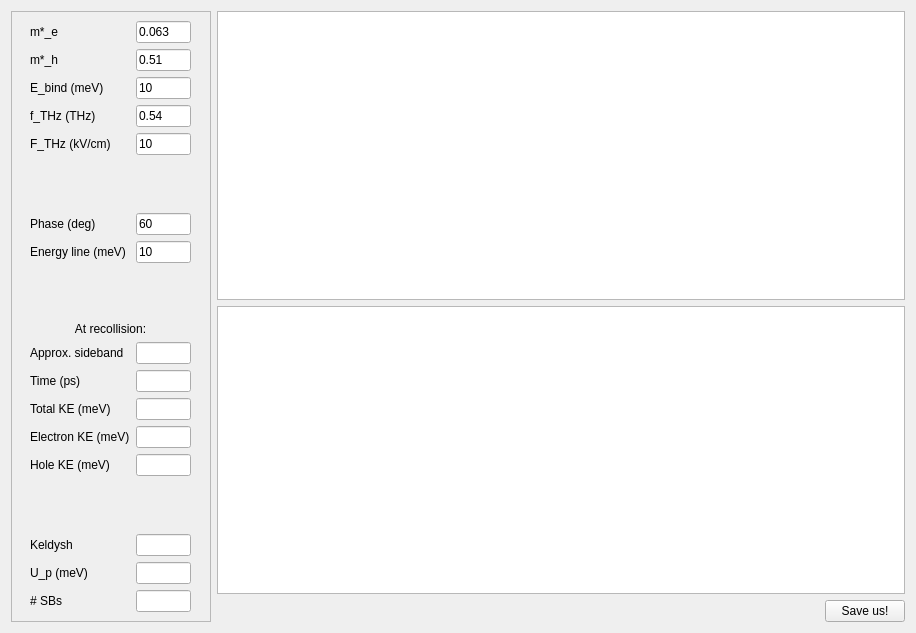
<?xml version="1.0" encoding="UTF-8"?>
<ui version="4.0">
 <class>Form</class>
 <widget class="QWidget" name="Form">
  <property name="geometry">
   <rect>
    <x>0</x>
    <y>0</y>
    <width>916</width>
    <height>633</height>
   </rect>
  </property>
  <property name="windowTitle">
   <string>Form</string>
  </property>
  <layout class="QHBoxLayout" name="horizontalLayout">
   <item>
    <widget class="QFrame" name="frame">
     <property name="maximumSize">
      <size>
       <width>200</width>
       <height>16777215</height>
      </size>
     </property>
     <property name="frameShape">
      <enum>QFrame::StyledPanel</enum>
     </property>
     <property name="frameShadow">
      <enum>QFrame::Raised</enum>
     </property>
     <layout class="QGridLayout" name="gridLayout">
      <item row="0" column="0">
       <layout class="QGridLayout" name="gridLayout_2">
        <item row="14" column="1">
         <widget class="QLineEdit" name="lineEdit_h_ke_rec">
          <property name="minimumSize">
           <size>
            <width>50</width>
            <height>0</height>
           </size>
          </property>
          <property name="maximumSize">
           <size>
            <width>55</width>
            <height>16777215</height>
           </size>
          </property>
         </widget>
        </item>
        <item row="13" column="0">
         <widget class="QLabel" name="label_e_ke_rec">
          <property name="text">
           <string>Electron KE (meV)</string>
          </property>
         </widget>
        </item>
        <item row="13" column="1">
         <widget class="QLineEdit" name="lineEdit_e_ke_rec">
          <property name="minimumSize">
           <size>
            <width>50</width>
            <height>0</height>
           </size>
          </property>
          <property name="maximumSize">
           <size>
            <width>55</width>
            <height>16777215</height>
           </size>
          </property>
         </widget>
        </item>
        <item row="14" column="0">
         <widget class="QLabel" name="label_h_ke_rec">
          <property name="text">
           <string>Hole KE (meV)</string>
          </property>
         </widget>
        </item>
        <item row="12" column="1">
         <widget class="QLineEdit" name="lineEdit_tot_ke_rec">
          <property name="minimumSize">
           <size>
            <width>50</width>
            <height>0</height>
           </size>
          </property>
          <property name="maximumSize">
           <size>
            <width>55</width>
            <height>16777215</height>
           </size>
          </property>
         </widget>
        </item>
        <item row="12" column="0">
         <widget class="QLabel" name="label_total_ke_rec">
          <property name="text">
           <string>Total KE (meV)</string>
          </property>
         </widget>
        </item>
        <item row="11" column="0">
         <widget class="QLabel" name="label_recollision_time">
          <property name="text">
           <string>Time (ps)</string>
          </property>
         </widget>
        </item>
        <item row="11" column="1">
         <widget class="QLineEdit" name="lineEdit_recollision_time">
          <property name="minimumSize">
           <size>
            <width>50</width>
            <height>0</height>
           </size>
          </property>
          <property name="maximumSize">
           <size>
            <width>55</width>
            <height>16777215</height>
           </size>
          </property>
         </widget>
        </item>
        <item row="9" column="0" colspan="2">
         <widget class="QLabel" name="label_rec_group">
          <property name="text">
           <string>At recollision:</string>
          </property>
          <property name="alignment">
           <set>Qt::AlignCenter</set>
          </property>
         </widget>
        </item>
        <item row="15" column="0">
         <spacer name="verticalSpacer_3">
          <property name="orientation">
           <enum>Qt::Vertical</enum>
          </property>
          <property name="sizeHint" stdset="0">
           <size>
            <width>20</width>
            <height>40</height>
           </size>
          </property>
         </spacer>
        </item>
        <item row="0" column="0">
         <widget class="QLabel" name="label_m_e_eff">
          <property name="minimumSize">
           <size>
            <width>100</width>
            <height>0</height>
           </size>
          </property>
          <property name="maximumSize">
           <size>
            <width>100</width>
            <height>16777215</height>
           </size>
          </property>
          <property name="text">
           <string>m*_e</string>
          </property>
         </widget>
        </item>
        <item row="0" column="1">
         <widget class="QLineEdit" name="lineEdit_m_e_eff">
          <property name="minimumSize">
           <size>
            <width>50</width>
            <height>0</height>
           </size>
          </property>
          <property name="maximumSize">
           <size>
            <width>55</width>
            <height>16777215</height>
           </size>
          </property>
          <property name="text">
           <string>0.063</string>
          </property>
         </widget>
        </item>
        <item row="16" column="0">
         <widget class="QLabel" name="label_keldysh">
          <property name="minimumSize">
           <size>
            <width>100</width>
            <height>0</height>
           </size>
          </property>
          <property name="maximumSize">
           <size>
            <width>100</width>
            <height>16777215</height>
           </size>
          </property>
          <property name="text">
           <string>Keldysh</string>
          </property>
         </widget>
        </item>
        <item row="16" column="1">
         <widget class="QLineEdit" name="lineEdit_keldysh">
          <property name="minimumSize">
           <size>
            <width>50</width>
            <height>0</height>
           </size>
          </property>
          <property name="maximumSize">
           <size>
            <width>55</width>
            <height>16777215</height>
           </size>
          </property>
         </widget>
        </item>
        <item row="17" column="0">
         <widget class="QLabel" name="label_ponderomotive">
          <property name="minimumSize">
           <size>
            <width>100</width>
            <height>0</height>
           </size>
          </property>
          <property name="maximumSize">
           <size>
            <width>100</width>
            <height>16777215</height>
           </size>
          </property>
          <property name="text">
           <string>U_p (meV)</string>
          </property>
         </widget>
        </item>
        <item row="4" column="1">
         <widget class="QLineEdit" name="lineEdit_thz_field">
          <property name="minimumSize">
           <size>
            <width>50</width>
            <height>0</height>
           </size>
          </property>
          <property name="maximumSize">
           <size>
            <width>55</width>
            <height>16777215</height>
           </size>
          </property>
          <property name="text">
           <string>10</string>
          </property>
         </widget>
        </item>
        <item row="3" column="1">
         <widget class="QLineEdit" name="lineEdit_thz_freq">
          <property name="minimumSize">
           <size>
            <width>50</width>
            <height>0</height>
           </size>
          </property>
          <property name="maximumSize">
           <size>
            <width>55</width>
            <height>16777215</height>
           </size>
          </property>
          <property name="text">
           <string>0.54</string>
          </property>
         </widget>
        </item>
        <item row="6" column="1">
         <widget class="QLineEdit" name="lineEdit_phase">
          <property name="minimumSize">
           <size>
            <width>50</width>
            <height>0</height>
           </size>
          </property>
          <property name="maximumSize">
           <size>
            <width>55</width>
            <height>16777215</height>
           </size>
          </property>
          <property name="text">
           <string>60</string>
          </property>
         </widget>
        </item>
        <item row="4" column="0">
         <widget class="QLabel" name="label_thz_field">
          <property name="minimumSize">
           <size>
            <width>100</width>
            <height>0</height>
           </size>
          </property>
          <property name="maximumSize">
           <size>
            <width>100</width>
            <height>16777215</height>
           </size>
          </property>
          <property name="text">
           <string>F_THz (kV/cm)</string>
          </property>
         </widget>
        </item>
        <item row="1" column="0">
         <widget class="QLabel" name="label_m_h_eff">
          <property name="minimumSize">
           <size>
            <width>100</width>
            <height>0</height>
           </size>
          </property>
          <property name="maximumSize">
           <size>
            <width>100</width>
            <height>16777215</height>
           </size>
          </property>
          <property name="text">
           <string>m*_h</string>
          </property>
         </widget>
        </item>
        <item row="18" column="1">
         <widget class="QLineEdit" name="lineEdit_max_sbs">
          <property name="minimumSize">
           <size>
            <width>50</width>
            <height>0</height>
           </size>
          </property>
          <property name="maximumSize">
           <size>
            <width>55</width>
            <height>16777215</height>
           </size>
          </property>
         </widget>
        </item>
        <item row="2" column="0">
         <widget class="QLabel" name="label_e_bind">
          <property name="minimumSize">
           <size>
            <width>100</width>
            <height>0</height>
           </size>
          </property>
          <property name="maximumSize">
           <size>
            <width>100</width>
            <height>16777215</height>
           </size>
          </property>
          <property name="text">
           <string>E_bind (meV)</string>
          </property>
         </widget>
        </item>
        <item row="3" column="0">
         <widget class="QLabel" name="label_thz_freq">
          <property name="minimumSize">
           <size>
            <width>100</width>
            <height>0</height>
           </size>
          </property>
          <property name="maximumSize">
           <size>
            <width>100</width>
            <height>16777215</height>
           </size>
          </property>
          <property name="text">
           <string>f_THz (THz)</string>
          </property>
         </widget>
        </item>
        <item row="18" column="0">
         <widget class="QLabel" name="label_max_sbs">
          <property name="minimumSize">
           <size>
            <width>100</width>
            <height>0</height>
           </size>
          </property>
          <property name="maximumSize">
           <size>
            <width>100</width>
            <height>16777215</height>
           </size>
          </property>
          <property name="text">
           <string># SBs</string>
          </property>
         </widget>
        </item>
        <item row="2" column="1">
         <widget class="QLineEdit" name="lineEdit_e_bind">
          <property name="minimumSize">
           <size>
            <width>50</width>
            <height>0</height>
           </size>
          </property>
          <property name="maximumSize">
           <size>
            <width>55</width>
            <height>16777215</height>
           </size>
          </property>
          <property name="text">
           <string>10</string>
          </property>
          <property name="alignment">
           <set>Qt::AlignLeading|Qt::AlignLeft|Qt::AlignVCenter</set>
          </property>
         </widget>
        </item>
        <item row="1" column="1">
         <widget class="QLineEdit" name="lineEdit_m_h_eff">
          <property name="minimumSize">
           <size>
            <width>50</width>
            <height>0</height>
           </size>
          </property>
          <property name="maximumSize">
           <size>
            <width>55</width>
            <height>16777215</height>
           </size>
          </property>
          <property name="text">
           <string>0.51</string>
          </property>
         </widget>
        </item>
        <item row="7" column="0">
         <widget class="QLabel" name="label_arb_energy">
          <property name="minimumSize">
           <size>
            <width>100</width>
            <height>0</height>
           </size>
          </property>
          <property name="text">
           <string>Energy line (meV)</string>
          </property>
         </widget>
        </item>
        <item row="6" column="0">
         <widget class="QLabel" name="label_phi">
          <property name="minimumSize">
           <size>
            <width>100</width>
            <height>0</height>
           </size>
          </property>
          <property name="maximumSize">
           <size>
            <width>100</width>
            <height>16777215</height>
           </size>
          </property>
          <property name="text">
           <string>Phase (deg)</string>
          </property>
         </widget>
        </item>
        <item row="7" column="1">
         <widget class="QLineEdit" name="lineEdit_energy_threshold">
          <property name="minimumSize">
           <size>
            <width>50</width>
            <height>0</height>
           </size>
          </property>
          <property name="maximumSize">
           <size>
            <width>55</width>
            <height>16777215</height>
           </size>
          </property>
          <property name="text">
           <string>10</string>
          </property>
         </widget>
        </item>
        <item row="5" column="1">
         <spacer name="verticalSpacer_2">
          <property name="orientation">
           <enum>Qt::Vertical</enum>
          </property>
          <property name="sizeHint" stdset="0">
           <size>
            <width>17</width>
            <height>13</height>
           </size>
          </property>
         </spacer>
        </item>
        <item row="8" column="0">
         <spacer name="verticalSpacer">
          <property name="orientation">
           <enum>Qt::Vertical</enum>
          </property>
          <property name="sizeHint" stdset="0">
           <size>
            <width>17</width>
            <height>13</height>
           </size>
          </property>
         </spacer>
        </item>
        <item row="17" column="1">
         <widget class="QLineEdit" name="lineEdit_ponderomotive">
          <property name="minimumSize">
           <size>
            <width>50</width>
            <height>0</height>
           </size>
          </property>
          <property name="maximumSize">
           <size>
            <width>55</width>
            <height>16777215</height>
           </size>
          </property>
         </widget>
        </item>
        <item row="10" column="0">
         <widget class="QLabel" name="label_approx_sb">
          <property name="text">
           <string>Approx. sideband</string>
          </property>
         </widget>
        </item>
        <item row="10" column="1">
         <widget class="QLineEdit" name="lineEdit_approx_sb">
          <property name="minimumSize">
           <size>
            <width>50</width>
            <height>0</height>
           </size>
          </property>
          <property name="maximumSize">
           <size>
            <width>55</width>
            <height>16777215</height>
           </size>
          </property>
         </widget>
        </item>
       </layout>
      </item>
     </layout>
    </widget>
   </item>
   <item>
    <layout class="QVBoxLayout" name="verticalLayout_2">
     <item>
      <widget class="PlotWidget" name="graphicsView_pos_graph"/>
     </item>
     <item>
      <widget class="PlotWidget" name="graphicsView_energy_graph"/>
     </item>
     <item>
      <layout class="QHBoxLayout" name="horizontalLayout_2">
       <item>
        <spacer name="horizontalSpacer">
         <property name="orientation">
          <enum>Qt::Horizontal</enum>
         </property>
         <property name="sizeHint" stdset="0">
          <size>
           <width>40</width>
           <height>20</height>
          </size>
         </property>
        </spacer>
       </item>
       <item>
        <widget class="QPushButton" name="pushButton_save">
         <property name="text">
          <string>Save us!</string>
         </property>
        </widget>
       </item>
      </layout>
     </item>
    </layout>
   </item>
  </layout>
 </widget>
 <customwidgets>
  <customwidget>
   <class>PlotWidget</class>
   <extends>QGraphicsView</extends>
   <header>pyqtgraph</header>
  </customwidget>
 </customwidgets>
 <tabstops>
  <tabstop>lineEdit_m_e_eff</tabstop>
  <tabstop>lineEdit_m_h_eff</tabstop>
  <tabstop>lineEdit_e_bind</tabstop>
  <tabstop>lineEdit_thz_freq</tabstop>
  <tabstop>lineEdit_thz_field</tabstop>
  <tabstop>lineEdit_phase</tabstop>
  <tabstop>lineEdit_energy_threshold</tabstop>
  <tabstop>lineEdit_approx_sb</tabstop>
  <tabstop>lineEdit_recollision_time</tabstop>
  <tabstop>lineEdit_tot_ke_rec</tabstop>
  <tabstop>lineEdit_e_ke_rec</tabstop>
  <tabstop>lineEdit_h_ke_rec</tabstop>
  <tabstop>lineEdit_keldysh</tabstop>
  <tabstop>lineEdit_ponderomotive</tabstop>
  <tabstop>lineEdit_max_sbs</tabstop>
  <tabstop>pushButton_save</tabstop>
  <tabstop>graphicsView_pos_graph</tabstop>
  <tabstop>graphicsView_energy_graph</tabstop>
 </tabstops>
 <resources/>
 <connections/>
</ui>
